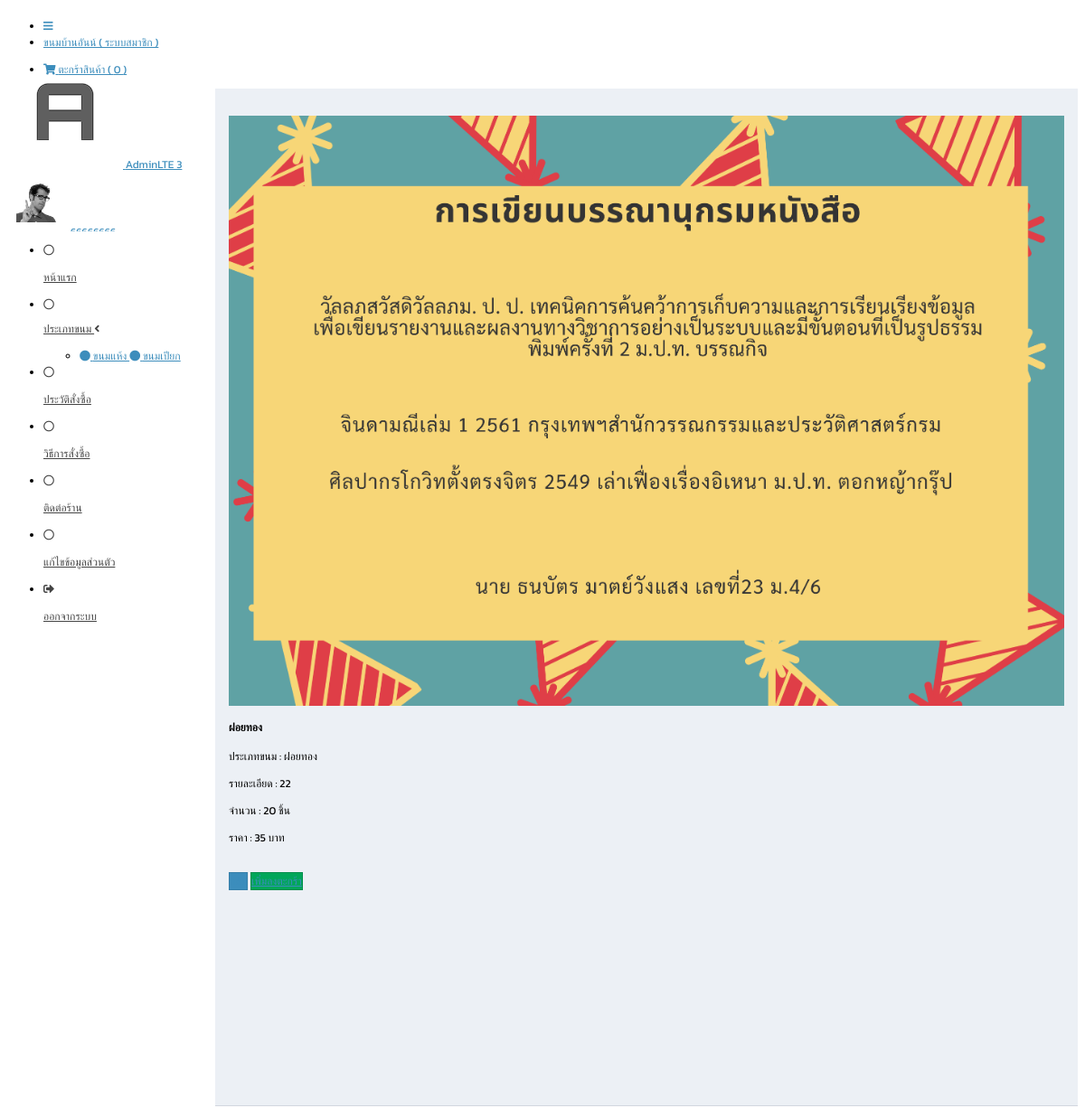
Page /customer/detail.php?p_id=30 (signed in) on the committed database.
### tables this page shows
CREATE TABLE `tbl_type` (
  `type_id` int(11) NOT NULL,
  `type_name` varchar(100) NOT NULL,
  `date` timestamp NOT NULL DEFAULT current_timestamp()
);

CREATE TABLE `tbl_product` (
  `p_id` int(11) NOT NULL,
  `type_id` int(11) NOT NULL,
  `product_name` varchar(100) NOT NULL,
  `product_detail` text NOT NULL,
  `price_product` int(20) NOT NULL,
  `product_qty` int(20) NOT NULL,
  `note` varchar(100) NOT NULL,
  `img` varchar(100) NOT NULL,
  `date` timestamp NOT NULL DEFAULT current_timestamp()
);

### customer/detail.php (the view, shortened to what this page needs)
<?php
$p_id = $_GET['p_id'];
include('condb.php');
$query = "SELECT p.*,t.* FROM tbl_product as p
INNER JOIN tbl_type  as t ON p.type_id=t.type_id
WHERE p.p_id=$p_id
ORDER BY p.p_id DESC";
$result = mysqli_query($conn,$query);
$row_d = mysqli_fetch_array($result);
?>
<?php include("header.php"); ?>
<section class="content-header">
</section>
<section class="content">
    <div class="container">
        <div class="row">
            <div class="col-md-6 mb-4">
                <img src="../img/<?php echo $row_d['img'] ; ?>" width="100%" alt="">
            </div>
            <div class="col-md-6 ">
                <h4><?php echo $row_d['product_name'] ; ?></h4>
                <p>ประเภทขนม : <?php echo $row_d['product_name'] ; ?></p>
                <p>รายละเอียด : <?php echo $row_d['product_detail'] ; ?></p>
                <p>จำนวน : <?php echo $row_d['product_qty'] ; ?> ชิ้น</p>
                <p>ราคา : <?php echo $row_d['price_product'] ; ?> บาท</p>
                <br>
                <a class="btn btn-primary btn-flat" href="index.php">กลับ</a>
                <a  class="btn btn-success btn-flat" href="cart.php?p_id=<?php echo $row_d['p_id']; ?>&act=add">เพิ่มลงตะกร้า</a>
            </div>
        </div>
    </div>
</section>
<?php include('footer.php'); ?>
</body>
</html>

### customer/sidebar.php
<?php
$query = "SELECT * FROM tbl_type ORDER BY type_id asc" or die("Error:" . mysqli_error());
$result = mysqli_query($conn, $query);
?>
<aside class="main-sidebar sidebar-dark-primary elevation-4">
    <a href="index.php" class="brand-link">
        <img src="../assets/dist/img/AdminLTELogo.png" alt="AdminLTE Logo" class="brand-image img-circle elevation-3"
            style="opacity: .8">
        <span class="brand-text font-weight-light">AdminLTE 3</span>
    </a>
    <div class="sidebar">
        <div class="user-panel mt-3 pb-3 mb-3 d-flex">
            <div class="image">
                <img src="../assets/dist/img/user2-160x160.jpg" class="img-circle elevation-2" alt="User Image">
            </div>
            <div class="info">
                <a href="#" class="d-block"><?php echo $_SESSION['name'];  ?></a>
            </div>
        </div>
        <nav class="mt-2">
            <ul class="nav nav-pills nav-sidebar flex-column" data-widget="treeview" role="menu">
                <li class="nav-item">
                    <a href="index.php" class="nav-link">
                        <i class="far fa-circle nav-icon"></i>
                        <p>หน้าแรก</p>
                    </a>
                </li>
                <li class="nav-item">
                    <a href="#" class="nav-link">
                        <i class="nav-icon far fa-circle"></i>
                        <p>
                            ประเภทขนม
                            <i class="fas fa-angle-left right"></i>
                        </p>
                    </a>
                    <ul class="nav nav-treeview">
                        <li class="nav-item">
                        <?php foreach ($result as $row_t )  { ?>
                            <a href="index.php?act=showtype&type_id=<?php echo $row_t['type_id'];?>" class="nav-link">
                                <i class="fas fa-circle nav-icon"></i>
                                <?php echo $row_t["type_name"];  ?>
                            </a>
                        <?php } ?>
                        </li>
                    </ul>
                </li>
                <li class="nav-item">
                    <a href="order.php" class="nav-link">
                        <i class="far fa-circle nav-icon"></i>
                        <p>ประวัติสั่งซื้อ</p>
                    </a>
                </li>
                <li class="nav-item">
                    <a href="shopping.php" class="nav-link">
                        <i class="far fa-circle nav-icon"></i>
                        <p>วิธีการสั่งซื้อ</p>
                    </a>
                </li>
                <li class="nav-item">
                    <a href="contac.php" class="nav-link">
                        <i class="far fa-circle nav-icon"></i>
                        <p>ติดต่อร้าน</p>
                    </a>
                </li>
                <li class="nav-item">
                    <a href="profile.php" class="nav-link">
                        <i class="far fa-circle nav-icon"></i>
                        <p>แก้ไขข้อมูลส่วนตัว</p>
                    </a>
                </li>
                <li class="nav-item mt-4">
                    <a href="logout.php" class="nav-link">
                        <i class="fas fa-sign-out-alt nav-icon"></i>
                        <p>ออกจากระบบ</p>
                    </a>
                </li>
            </ul>
        </nav>
    </div>
</aside>

### customer/head.php (style rules this page uses)
body { font-family: 'Kanit', sans-serif; }

### rows in the picture
tbl_type: type_name "ขนมแห้ง"
tbl_type: type_name "ขนมเปียก"
tbl_product: img (picture), product_name "ฝอยทอง", product_detail "22", product_qty "20", price_product "35"
